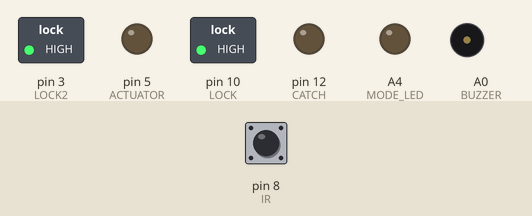
The sketch below on a simulated Arduino Uno, built with avr-gcc and run on an emulated ATmega328P. On the bench: switched loads named in the sketch (green lamp = pin HIGH), output pins drawn as LEDs (lit = HIGH), buzzer (waves = sounding, pin HIGH). The inputs (shaded band) are chosen by the test bench; at power-on: pin 8 (IR) LOW.

Above: at 2.0 s.
2.1 s: pin 8 (IR) pulsed HIGH 5 times (0.12 s each, 0.3 s apart)
At 4.8 s:
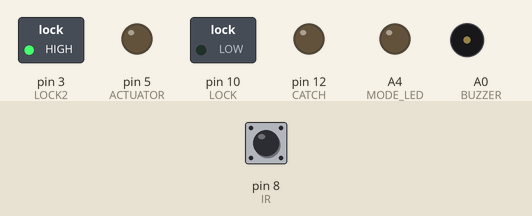
At 7.1 s:
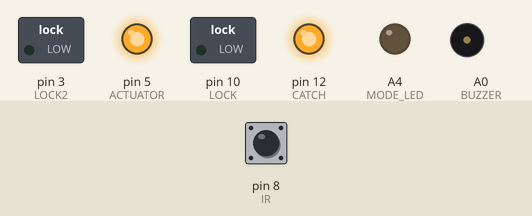
Timing chart, 0 to 20.8 s (numbered marks = the images above; inputs shaded):
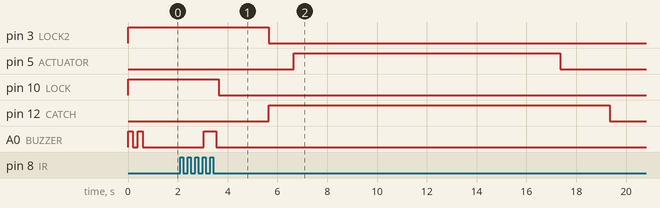

Measured:
- after the input at 2.1 s, pin 3 (LOCK2): HIGH → LOW after 3.6 s; pin 5 (ACTUATOR): LOW → HIGH after 4.6 s, → LOW 10.7 s later; pin 10 (LOCK): HIGH → LOW after 1.6 s; pin 12 (CATCH): LOW → HIGH after 3.6 s, → LOW 13.7 s later; A0 (BUZZER): LOW → HIGH after 0.95 s, → LOW 0.50 s later

The sketch:

bottle_washer.ino
```cpp
#define IR 8
#define BUZZER A0
#define CATCH 12       // Relay1
#define LOCK 10        // Relay2
#define ACTUATOR 5     // Relay3
#define LOCK2 3         // Relay4
#define BUTTON_PIN 6   // Push button
#define MODE_LED A4    // Mode LED

int count = 0;
int lastState = LOW;
int bottleTarget = 4;  // Default

void setup() {
  pinMode(IR, INPUT);
  pinMode(BUZZER, OUTPUT);
  pinMode(CATCH, OUTPUT);
  pinMode(LOCK, OUTPUT);
  pinMode(ACTUATOR, OUTPUT);
  pinMode(LOCK2, OUTPUT);
  pinMode(MODE_LED, OUTPUT);
  pinMode(BUTTON_PIN, INPUT_PULLUP);

  // Initial states
  digitalWrite(BUZZER, LOW);
  digitalWrite(CATCH, LOW);
  digitalWrite(LOCK, HIGH);
  digitalWrite(ACTUATOR, LOW);
  digitalWrite(LOCK2, HIGH);

  // ---- Startup Mode Selection ----
  // Beep 2 times to indicate power ON
  for (int i = 0; i < 2; i++) {
    digitalWrite(BUZZER, HIGH);
    delay(200);
    digitalWrite(BUZZER, LOW);
    delay(200);
  }
}

  // bool buttonPressed = false;

  // // Wait 3s for button press
  // unsigned long startTime = millis();
  // while (millis() - startTime < 3000) {
  //   if (digitalRead(BUTTON_PIN) == LOW) {
  //     buttonPressed = true;
  //   }
  // }

  // Mode decision
//   if (buttonPressed) {
//     bottleTarget = 6;
//     digitalWrite(MODE_LED, LOW);   // LED OFF = 4 bottles

//     // Beep 4 times to indicate 4-bottle mode
//     for (int i = 0; i < 6; i++) {
//       digitalWrite(BUZZER, HIGH);
//       delay(200);
//       digitalWrite(BUZZER, LOW);
//       delay(200);
//     }
//   } else {
//     bottleTarget = 4;
//     digitalWrite(MODE_LED, HIGH);  // LED ON = 6 bottles

//     // Beep 6 times to indicate 6-bottle mode
//     for (int i = 0; i < 4; i++) {
//       digitalWrite(BUZZER, HIGH);
//       delay(200);
//       digitalWrite(BUZZER, LOW);
//       delay(200);
//     }
//   }
// }

void loop()
{
  int currentState = digitalRead(IR);

  if (lastState == LOW && currentState == HIGH) {
    count++;
    delay(50); // debounce
  }
  lastState = currentState;

  if (count >= bottleTarget) {
    // Step 1: Buzzer for 500ms
    digitalWrite(BUZZER, HIGH);
    delay(500);
    digitalWrite(BUZZER, LOW);
    delay(100);
    // Step 2: Lock HIGH
    digitalWrite(LOCK, LOW);
    delay(2000);
    // Step 3: Catch HIGH
        digitalWrite(LOCK2, LOW);
        // delay(500);
    digitalWrite(CATCH, HIGH);
    // delay(1000);


    delay(1000);

    // Step 4: Actuator HIGH
    digitalWrite(ACTUATOR, HIGH);
    delay(3200);

    // Step 5: Pump ON
    // digitalWrite(PUMP, HIGH);
    delay(6000);
    // digitalWrite(PUMP, LOW);
    delay(1500);

    // Step 6: Actuator LOW
    digitalWrite(ACTUATOR, LOW);
    delay(2000);

    // Step 7: Catch LOW
    digitalWrite(CATCH, LOW);
    delay(4000);

    // Step 8: Lock LOW
    digitalWrite(LOCK, HIGH);
    digitalWrite(LOCK2, HIGH);

    // Reset count
    count = 0;
  }
}
```
